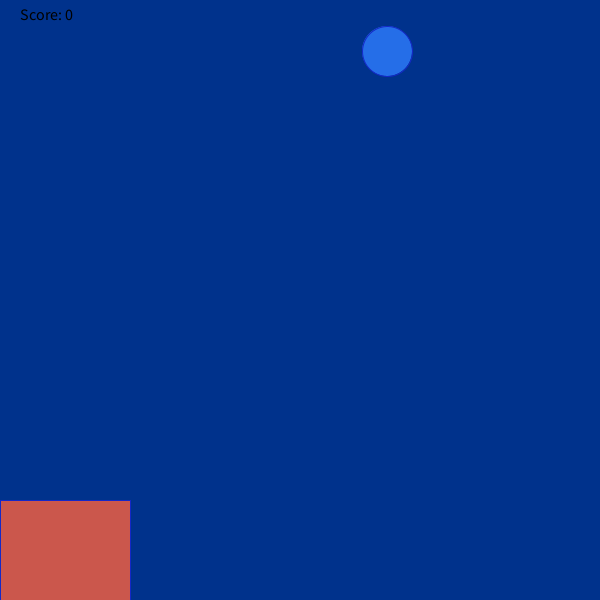
Frame 1 (no input)
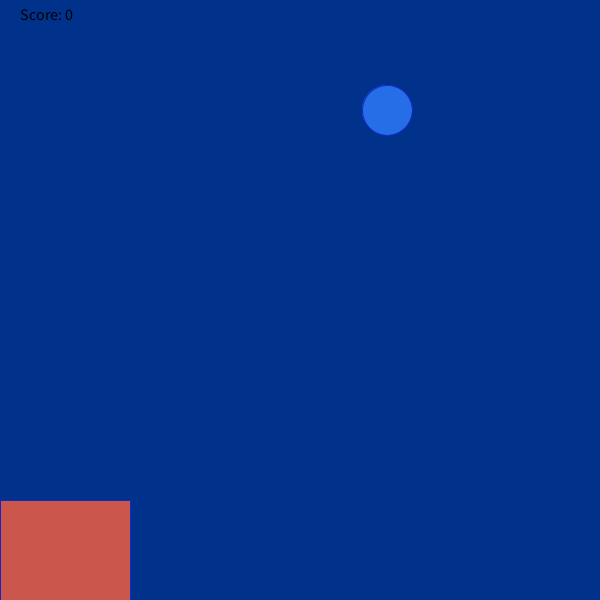
Frame 60 (the mouse pressed at the canvas centre just before this capture)
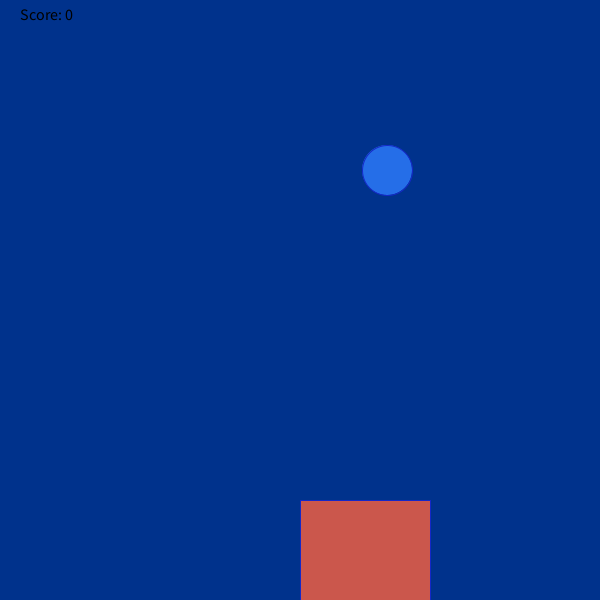
Frame 120 (the mouse held since frame 60 and released just before this capture)

The Processing sketch that drew these frames (run headless with seeded random() and noise(); from frame 60 on, the mouse is pressed at the canvas centre):

// Processing sketch: raingame
// ── raingame.pde
int score = 0;
void checkCatch(int x){
         if (x > mouseX && x < mouseX+100)
            score++;
         else if (score > 0) 
            score--;
        println("Your score is now: " + score);
    }

void setup(){
  size(600,600);
   randomNumber = (int) random(width);
  
}
int y = 50;
int randomNumber; 
void draw(){
  y++;
  
  background(#00328C);
  fill(#256EE8);
   stroke(20, 40, 200);
    ellipse(randomNumber, y, 50, 50);
 
 if(y >= 600){
   checkCatch(randomNumber);
    y=50;
    randomNumber = (int) random(width);
     ellipse(randomNumber, y, 50, 50);
     
}

fill(#CB574C);
rect( mouseX,500, 130, 300);

 fill(0, 0, 0);
    textSize(16);
    text("Score: " + score, 20, 20);



}
